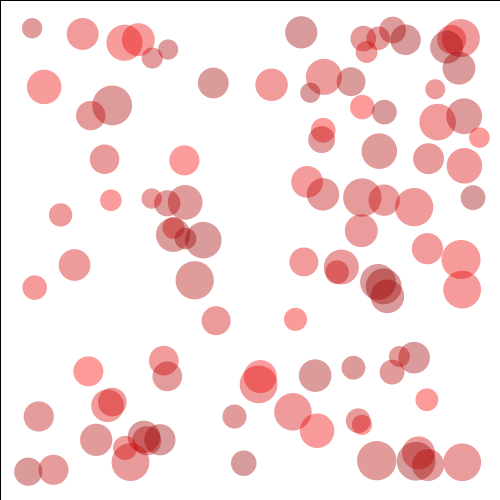
Frame 1 (no input)
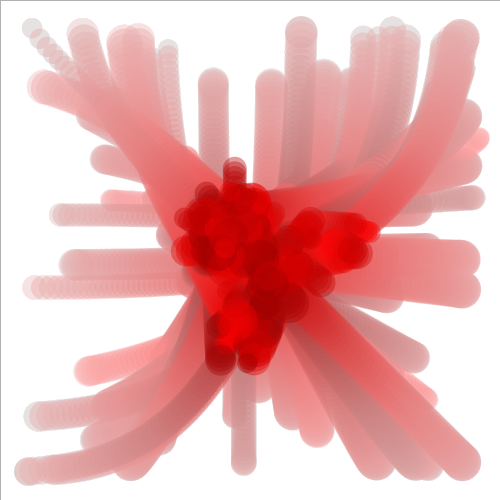
Frame 60 (the mouse pressed at the canvas centre just before this capture)
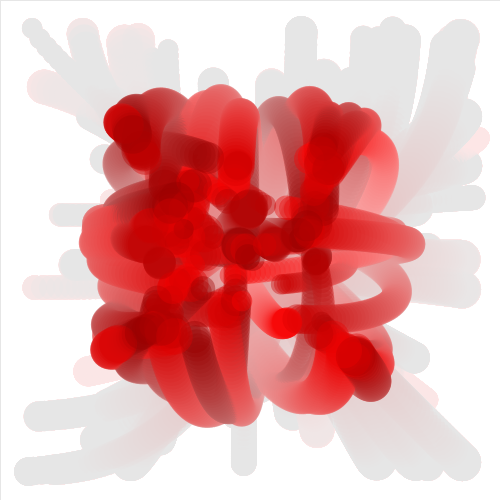
Frame 120 (the mouse held since frame 60 and released just before this capture)

The Processing sketch that drew these frames (run headless with seeded random() and noise(); from frame 60 on, the mouse is pressed at the canvas centre):

// Processing sketch: NOC_ChapterII_Forces_Ex2_3
// ── NOC_ChapterII_Forces_Ex2_3.pde
Mover[] mover;
float x,y;
float tx = 0;
float ty = 10000;
float incrementX = 0.01;
float incrementY = 0.01;

float distanceX, distanceY, distFromCenterX, distFromCenterY,dX,dY;
float flipSignX = 1;
float flipSignY = 1;

void setup(){
 size(500,500);
 frameRate(60);
 background(255);
 smooth();
 mover = new Mover[100];
 for(int i = 0; i < mover.length; i++){
   mover[i] = new Mover();
 }
 
}

void draw(){
  
  //background(255);
  fill(255,5);
  rect(0,0,width,height);
  
  for (Mover mover : mover){
    
    PVector gravity = new PVector(0,0);
    gravity.mult(mover.distance);
    mover.applyForce(gravity);
    
    distanceX = dist(width/2-mover.radiusBall/2, 0, mover.location.x,0);
    distanceY = dist(0, height/2-mover.radiusBall/2, 0,mover.location.y);
    
    if(mover.location.x <= width/2){
      flipSignX = -1;
    } else {
      flipSignX = 1;
    }
    if(mover.location.y <= height/2){
      flipSignY = -1;
    } else {
      flipSignY = 1;
    }
    dX = map(distanceX*flipSignX, -width/2, width/2, 1, -1);
    dY = map(distanceY*flipSignY, -height/2, height/2,1, -1);
    PVector wind = new PVector(dX*(distanceX/mover.location.x),dY*(distanceY/mover.location.y));
    mover.applyForce(wind);
    tx = tx + incrementX;
    ty = ty + incrementY;
    
    mover.update();
    mover.checkEdges();
    mover.display();
  }
  
}

// ── Mover.pde
class Mover{
 PVector location;
 PVector velocity;
 PVector acceleration; 
 
 float mass, distance; //distance from the center = mass
 float colorBall;
 float radiusBall;
 Mover(){
   
   location = new PVector(random(radiusBall, width-radiusBall),random(radiusBall,height-radiusBall));
   //location = new PVector(width, height-40);
   velocity = new PVector(0,0);
   acceleration = new PVector(0,0);
   colorBall = random(150,255);
   mass = random(1,2);
   radiusBall = mass*20;
   
 }
 
 
 void applyForce(PVector force){
  
   PVector f = PVector.div(force,mass);
   acceleration.add(f);
   
 }
 void update(){

   velocity.add(acceleration);
   location.add(velocity); 
   velocity.limit(5);
   acceleration.mult(0);
 }
 
 void display(){
  stroke(0);
  noStroke();
  fill(colorBall,0,0, 100);
  ellipse(location.x, location.y, radiusBall,radiusBall);
  
 }
 
 void checkEdges(){
  if (location.x+radiusBall >= width || location.x-radiusBall <= 0){
    velocity.x = velocity.x*-1;
  }
  if (location.x+radiusBall >= width){
    location.x = width-radiusBall;
  }
  if (location.x-radiusBall <= 0){
    location.x = radiusBall;
  }
  if (location.y+radiusBall >= height || location.y-radiusBall <= 0){
    velocity.y = velocity.y*-1;
  }
  if(location.y+radiusBall >= height){
    location.y = height - radiusBall;
  }
  if(location.y-radiusBall <= 0){
    location.y = radiusBall;
  }
  
 }
 
}
